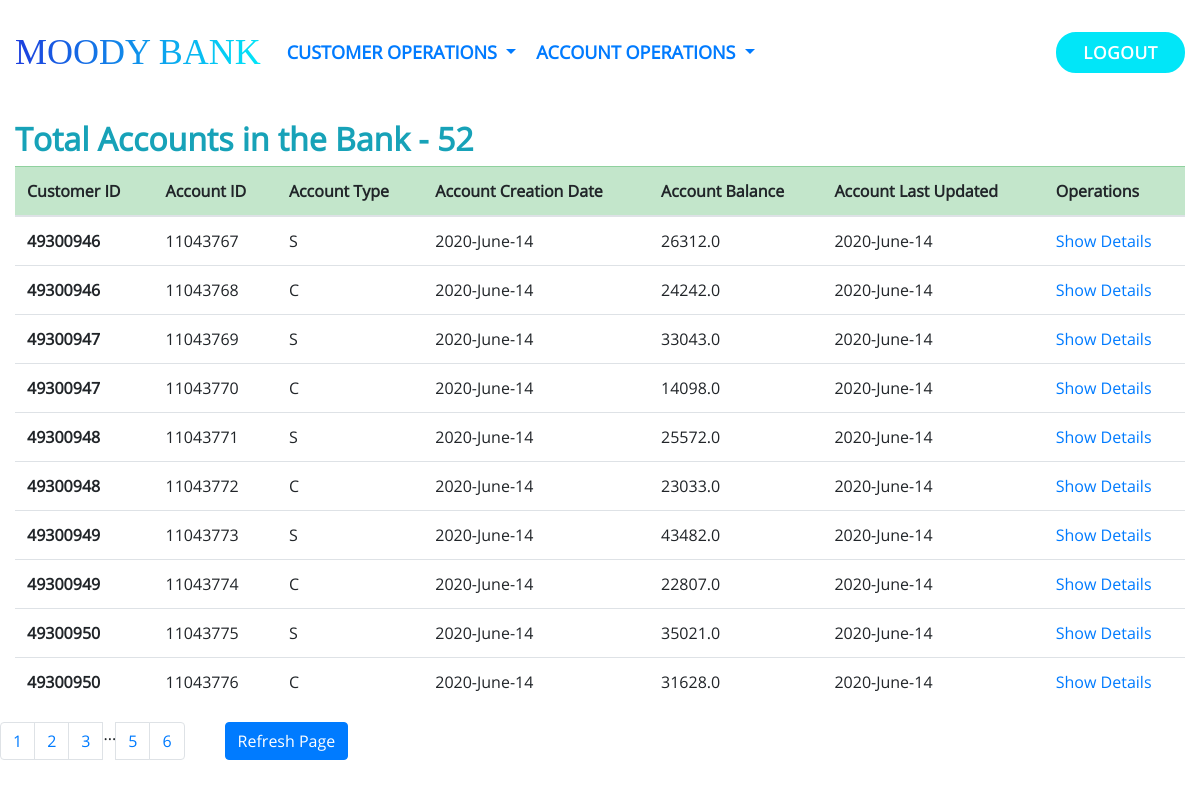
/view_accounts_status?page=2 (signed in), run on the app's committed database.
### application/models.py (models this page shows, shortened)
class Account(db.Model):
	acc_no = db.Column(db.Integer, primary_key=True)
	acc_balance = db.Column(db.Float, nullable=False)
	acc_type = db.Column(db.String(1), nullable=False)
	acc_createDate = db.Column(db.DateTime, nullable=False, default=d.today())
	cust_id = db.Column(db.Integer, db.ForeignKey('customer.cust_id'), nullable=False)

class Transaction(db.Model):
	transaction_id = db.Column(db.Integer, primary_key=True)
	transaction_date = db.Column(db.DateTime, nullable=False, default=d.today())
	transaction_amount = db.Column(db.Float, nullable=False)
	from_acc = db.Column(db.String(1), nullable=False)
	to_acc = db.Column(db.String(1), nullable=False)
	action = db.Column(db.String(10), nullable=False)
	cust_id = db.Column(db.Integer, db.ForeignKey('customer.cust_id'), nullable=False)

### application/main/routes.py (the view)
@main.route("/view_accounts_status", methods=['GET', 'POST'])
def view_accounts_status():
	if session.get('ROLE') != "acc_exec":
		flash("Action Not Allowed", category="danger")
		return redirect('main.home')
	else:
		page = request.args.get('page', 1, type=int)
		accounts = Account.query.order_by(Account.acc_no).paginate(page=page, per_page=10)
		return render_template("accounts/view_accounts_status.html", accounts=accounts, title="View All Accounts")

### application/templates/accounts/view_accounts_status.html
{% extends "main/layout.html" %}
{% block content %}
<h2 class="text-info" style="font-weight: bold;">Total Accounts in the Bank - {{ accounts.total }}</h2>
<table class="table table-hover">
	<thead>
		<tr class="table-success">
			<th scope="col">Customer ID</th>
			<th scope="col">Account ID</th>
			<th scope="col">Account Type</th>
			<th scope="col">Account Creation Date</th>
			<th scope="col">Account Balance</th>
			<th scope="col">Account Last Updated</th>
			<th scope="col">Operations</th>
		</tr>
	</thead>
	{% for account in accounts.items %}
	<tr>
		<th scope="row">{{ account.cust_id }}</th>
		<td>{{ account.acc_no }}</td>
		<td>{{ account.acc_type }}</td>
		<td>{{ account.acc_createDate.strftime("%Y-%B-%d") }}</td>
		<td>{{ account.acc_balance }}</td>
		<td>
			{% if not account.Owner.transactions[-1]%}
				No Transactions
			{% else %}
				{{ account.Owner.transactions[-1].transaction_date.strftime("%Y-%B-%d") }}
			{% endif %}
		</td>
		<td><a href="{{ url_for('main.show_account_details', acc_no=account.acc_no) }}">Show Details</a></td>
	</tr>
	{% endfor%}
</table>
<nav aria-label="Page navigation">
	<div class="row">
		<ul class="pagination">
		{% for page_num in accounts.iter_pages(left_edge=2, right_edge=2, left_current=1, right_current=2) %}
			{% if page_num %}
				<li class="page-item"><a class="page-link"href="{{ url_for('main.view_accounts_status', page=page_num)}}">{{page_num}}</a></li>
			{% else %}
			...
			{% endif %}
		{% endfor %}
		</ul>
		<ul>
			<a href="{{ url_for('main.view_accounts_status') }}" class="btn btn-primary">Refresh Page</a>
		</ul>
	</div>
</nav>
{% endblock content %}

### application/static/css/style1.css (style rules this page uses)
body { overflow: hidden; overflow-y: auto; font-family: "OpenSans-Regular"; }

### data on the page
Account: cust_id "49300946", acc_no "11043767", acc_type "S", acc_createDate "2020-June-14", acc_balance "26312.0", Owner "2020-June-14"
Account: cust_id "49300946", acc_no "11043768", acc_type "C", acc_createDate "2020-June-14", acc_balance "24242.0", Owner "2020-June-14"
Account: cust_id "49300947", acc_no "11043769", acc_type "S", acc_createDate "2020-June-14", acc_balance "33043.0", Owner "2020-June-14"
Account: cust_id "49300947", acc_no "11043770", acc_type "C", acc_createDate "2020-June-14", acc_balance "14098.0", Owner "2020-June-14"
Account: cust_id "49300948", acc_no "11043771", acc_type "S", acc_createDate "2020-June-14", acc_balance "25572.0", Owner "2020-June-14"
Account: cust_id "49300948", acc_no "11043772", acc_type "C", acc_createDate "2020-June-14", acc_balance "23033.0", Owner "2020-June-14"
Account: cust_id "49300949", acc_no "11043773", acc_type "S", acc_createDate "2020-June-14", acc_balance "43482.0", Owner "2020-June-14"
Account: cust_id "49300949", acc_no "11043774", acc_type "C", acc_createDate "2020-June-14", acc_balance "22807.0", Owner "2020-June-14"
Account: cust_id "49300950", acc_no "11043775", acc_type "S", acc_createDate "2020-June-14", acc_balance "35021.0", Owner "2020-June-14"
Account: cust_id "49300950", acc_no "11043776", acc_type "C", acc_createDate "2020-June-14", acc_balance "31628.0", Owner "2020-June-14"

### other printed values
{{ accounts.total }} "52"
{{ page_num }} "1" "2" "3" "5" "6"
